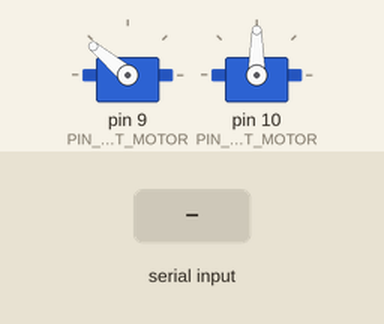
This sketch was run on a simulated Arduino Uno, built with avr-gcc and run on an emulated ATmega328P. On the bench: 2 × servo. Inputs (shaded band) come from the test bench.

Above: at 0.1 s.
At 1.6 s:
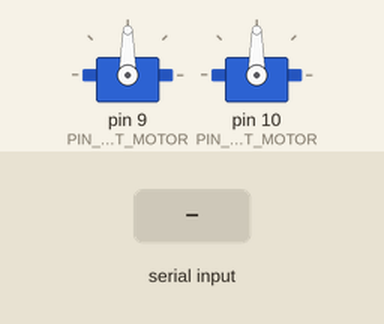
1.7 s: "f" received over Serial
At 2.7 s:
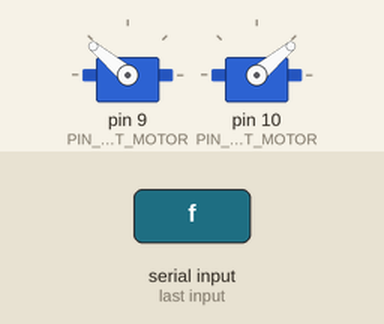
Timing chart, 0 to 4.7 s (numbered marks = the images above; inputs shaded):
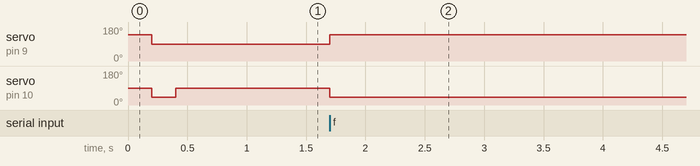

The sketch:

openBuskingBot_Serial_BT_Servo.ino
```cpp
/*********************************************************
    Open BuskingBot
    Written by Eunchan Park
**********************************************************/
//서보모터 라이브러리 사용하겠음
#include <Servo.h>

//소프트웨어시리얼 라이브러리 사용하겠음
#include <SoftwareSerial.h>

// "PIN_NUMBER_SW_SERIAL_TX" 이란 단어를 "2"라고 사용하겠음
// "PIN_NUMBER_SW_SERIAL_RX" 이란 단어를 "3"라고 사용하겠음
#define PIN_NUMBER_SW_SERIAL_TX     (2)
#define PIN_NUMBER_SW_SERIAL_RX     (3)
#define PIN_NUMBER_LEFT_MOTOR   (9)
#define PIN_NUMBER_RIGHT_MOTOR  (10)

#define LEFT_HIT_POSITON    140
#define RIGHT_HIT_POSITON    40
#define CENTER 90

Servo myservo1; // 첫 번째 서보모터선언
Servo myservo2; // 두 번째 서보모터 선언

//소프트웨어시리얼 선언, TX핀은 2번, RX핀은 3번임
SoftwareSerial BTSerial(PIN_NUMBER_SW_SERIAL_RX, PIN_NUMBER_SW_SERIAL_TX);
long lastHitTime = 0;

//왼쪽 팔을 이용해서 드럼을 치는 함수
void LeftHit() {
  myservo1.attach(PIN_NUMBER_LEFT_MOTOR);//서보모터에 힘을 부여함
  myservo1.write(LEFT_HIT_POSITON); // 서보 1번에게 90도로 이동하라고 명령 (왼쪽 모터) (팔을 내린다)
  delay(200); // 200ms (0.2초 동안 여기서 대기)
  myservo1.write(CENTER); // 서보 1번에게 0도로 이동하라고 명령 (왼쪽 모터) (팔을 든다)
}

//오른쪽 팔을 이용해서 드럼을 치는 함수
void RightHit() {
  myservo2.attach(PIN_NUMBER_RIGHT_MOTOR);//서보모터에 힘을 부여함
  myservo2.write(RIGHT_HIT_POSITON); // 서보 2번에게 90도로 이동하라고 명령 (오른쪽 모터) (팔을 내린다)
  delay(200); // 200ms (0.2초 동안 여기서 대기)
  myservo2.write(CENTER); // 서보 2번에게 0도로 이동하라고 명령 (오른쪽 모터) (팔을 든다)
}

// 데이터에 따라서 왼손 또는 오른손으로 드럼을 치는 함수
void hitDrum(char data) {
  // 만약 데이터가 'b' 라면
  if (data == 'b') {
    //왼팔을 움직이세요
    LeftHit();
  } else if (data == 's' || data == 'r' || data == 'C' ) {
    // s 라면 오른팔을 치세요
    RightHit();
  }
  else if (data == 'f') {
    // f 라면 드럼을 치는 위치로 가서 기다리세요.
    myservo1.attach(PIN_NUMBER_LEFT_MOTOR);//서보모터에 힘을 부여함
    myservo2.attach(PIN_NUMBER_RIGHT_MOTOR);//서보모터에 힘을 부여함
    myservo1.write(LEFT_HIT_POSITON);
    myservo2.write(RIGHT_HIT_POSITON);
    delay(60000);

  }

}

//아두이노 셋업 함수 (1회만 실행됨)
void setup() {
  myservo1.attach(PIN_NUMBER_LEFT_MOTOR); // 9번 핀을 서보1번이라는 이름으로 컨트롤 하겠음 (왼쪽 모터)
  myservo2.attach(PIN_NUMBER_RIGHT_MOTOR); // 9번 핀을 서보2번이라는 이름으로 컨트롤 하겠음 (오른쪽 모터)

  // 시리얼 통신을 시작하겠음. 38400 이라는 속도로 하겠음
  // 38400 이라는 숫자는 미리 정해진 여러가지 속도 중 하나임
  // 이번 강좌에서 사용된 블루투스는 38400 속도로 셋팅이 되어 있기 때문에 이 속도를 사용함
  long baudrate = 38400;
  Serial.begin(baudrate);
  BTSerial.begin(baudrate);
  LeftHit();
  RightHit();
}

// 임시로 데이터를 저장할 공간을 마련함
char tempData = 0;

//아두이노 루프 함수 (무제한 실행됨)
void loop() {
  // 통신을 통해 데이터를 받았다면 (컴퓨터로부터)
  if (Serial.available()) {
    // 임시 공간에 데이터 하나를 읽어서 저장하세요
    char tempData = Serial.read();
    hitDrum(tempData);
    lastHitTime = millis();
  }

  // 통신을 통해 데이터를 받았다면 (블루투스로부터)
  if (BTSerial.available()) {
    char tempData = BTSerial.read();
    hitDrum(tempData);
    lastHitTime = millis();
  }

  // 1000ms (1초) 이상 아무런 통신이 오지 않았다면 모터의 힘을 풀겠습니다.
  if (millis() > lastHitTime + 1000) {
    myservo1.detach();
    myservo2.detach();
  }
}
```

Measured:
- after the input at 1.7 s, servo on pin 9 (PIN_NUMBER_LEFT_MOTOR): 90° → 140° at once; servo on pin 10 (PIN_NUMBER_RIGHT_MOTOR): 90° → 40° at once
